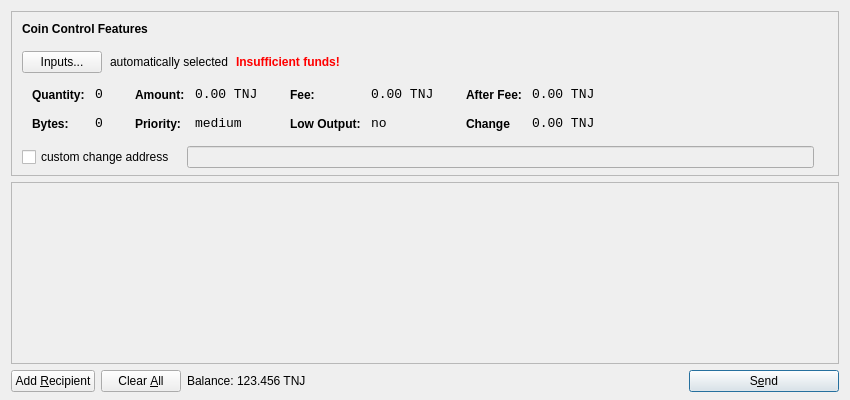
<?xml version="1.0" encoding="UTF-8"?>
<ui version="4.0">
 <class>SendCoinsDialog</class>
 <widget class="QDialog" name="SendCoinsDialog">
  <property name="geometry">
   <rect>
    <x>0</x>
    <y>0</y>
    <width>850</width>
    <height>400</height>
   </rect>
  </property>
  <property name="windowTitle">
   <string>Send Coins</string>
  </property>
  <layout class="QVBoxLayout" name="verticalLayout" stretch="0,1,0">
   <property name="bottomMargin">
    <number>8</number>
   </property>
   <item>
    <widget class="QFrame" name="frameCoinControl">
     <property name="sizePolicy">
      <sizepolicy hsizetype="Expanding" vsizetype="Expanding">
       <horstretch>0</horstretch>
       <verstretch>0</verstretch>
      </sizepolicy>
     </property>
     <property name="maximumSize">
      <size>
       <width>16777215</width>
       <height>16777215</height>
      </size>
     </property>
     <property name="frameShape">
      <enum>QFrame::StyledPanel</enum>
     </property>
     <property name="frameShadow">
      <enum>QFrame::Sunken</enum>
     </property>
     <layout class="QVBoxLayout" name="verticalLayoutCoinControl2">
      <property name="spacing">
       <number>-1</number>
      </property>
      <property name="leftMargin">
       <number>0</number>
      </property>
      <property name="topMargin">
       <number>0</number>
      </property>
      <property name="rightMargin">
       <number>0</number>
      </property>
      <property name="bottomMargin">
       <number>6</number>
      </property>
      <item>
       <layout class="QVBoxLayout" name="verticalLayoutCoinControl" stretch="0,0,0,0,1">
        <property name="spacing">
         <number>0</number>
        </property>
        <property name="leftMargin">
         <number>10</number>
        </property>
        <property name="topMargin">
         <number>10</number>
        </property>
        <item>
         <layout class="QHBoxLayout" name="horizontalLayoutCoinControl1">
          <property name="bottomMargin">
           <number>15</number>
          </property>
          <item>
           <widget class="QLabel" name="labelCoinControlFeatures">
            <property name="sizePolicy">
             <sizepolicy hsizetype="Preferred" vsizetype="Maximum">
              <horstretch>0</horstretch>
              <verstretch>0</verstretch>
             </sizepolicy>
            </property>
            <property name="font">
             <font>
              <weight>75</weight>
              <bold>true</bold>
             </font>
            </property>
            <property name="styleSheet">
             <string notr="true">font-weight:bold;</string>
            </property>
            <property name="text">
             <string>Coin Control Features</string>
            </property>
           </widget>
          </item>
         </layout>
        </item>
        <item>
         <layout class="QHBoxLayout" name="horizontalLayoutCoinControl2" stretch="0,0,0,0">
          <property name="spacing">
           <number>8</number>
          </property>
          <property name="bottomMargin">
           <number>10</number>
          </property>
          <item>
           <widget class="QPushButton" name="pushButtonCoinControl">
            <property name="styleSheet">
             <string notr="true"/>
            </property>
            <property name="text">
             <string>Inputs...</string>
            </property>
           </widget>
          </item>
          <item>
           <widget class="QLabel" name="labelCoinControlAutomaticallySelected">
            <property name="text">
             <string>automatically selected</string>
            </property>
            <property name="margin">
             <number>5</number>
            </property>
           </widget>
          </item>
          <item>
           <widget class="QLabel" name="labelCoinControlInsuffFunds">
            <property name="font">
             <font>
              <weight>75</weight>
              <bold>true</bold>
             </font>
            </property>
            <property name="styleSheet">
             <string notr="true">color:red;font-weight:bold;</string>
            </property>
            <property name="text">
             <string>Insufficient funds!</string>
            </property>
            <property name="margin">
             <number>5</number>
            </property>
           </widget>
          </item>
          <item>
           <spacer name="horizontalSpacerCoinControl">
            <property name="orientation">
             <enum>Qt::Horizontal</enum>
            </property>
            <property name="sizeHint" stdset="0">
             <size>
              <width>40</width>
              <height>1</height>
             </size>
            </property>
           </spacer>
          </item>
         </layout>
        </item>
        <item>
         <widget class="QWidget" name="widgetCoinControl" native="true">
          <property name="sizePolicy">
           <sizepolicy hsizetype="Preferred" vsizetype="Preferred">
            <horstretch>0</horstretch>
            <verstretch>0</verstretch>
           </sizepolicy>
          </property>
          <property name="minimumSize">
           <size>
            <width>0</width>
            <height>0</height>
           </size>
          </property>
          <property name="styleSheet">
           <string notr="true"/>
          </property>
          <layout class="QHBoxLayout" name="horizontalLayoutCoinControl5">
           <property name="margin">
            <number>0</number>
           </property>
           <item>
            <layout class="QHBoxLayout" name="horizontalLayoutCoinControl3" stretch="0,0,0,1">
             <property name="spacing">
              <number>20</number>
             </property>
             <property name="topMargin">
              <number>0</number>
             </property>
             <property name="bottomMargin">
              <number>10</number>
             </property>
             <item>
              <layout class="QFormLayout" name="formLayoutCoinControl1">
               <property name="horizontalSpacing">
                <number>10</number>
               </property>
               <property name="verticalSpacing">
                <number>14</number>
               </property>
               <property name="leftMargin">
                <number>10</number>
               </property>
               <property name="topMargin">
                <number>4</number>
               </property>
               <property name="rightMargin">
                <number>6</number>
               </property>
               <item row="0" column="0">
                <widget class="QLabel" name="labelCoinControlQuantityText">
                 <property name="styleSheet">
                  <string notr="true">font-weight:bold;</string>
                 </property>
                 <property name="text">
                  <string>Quantity:</string>
                 </property>
                 <property name="margin">
                  <number>0</number>
                 </property>
                </widget>
               </item>
               <item row="0" column="1">
                <widget class="QLabel" name="labelCoinControlQuantity">
                 <property name="font">
                  <font>
                   <family>Monospace</family>
                   <pointsize>10</pointsize>
                  </font>
                 </property>
                 <property name="cursor">
                  <cursorShape>IBeamCursor</cursorShape>
                 </property>
                 <property name="contextMenuPolicy">
                  <enum>Qt::ActionsContextMenu</enum>
                 </property>
                 <property name="text">
                  <string>0</string>
                 </property>
                 <property name="margin">
                  <number>0</number>
                 </property>
                 <property name="textInteractionFlags">
                  <set>Qt::LinksAccessibleByMouse|Qt::TextSelectableByKeyboard|Qt::TextSelectableByMouse</set>
                 </property>
                </widget>
               </item>
               <item row="1" column="0">
                <widget class="QLabel" name="labelCoinControlBytesText">
                 <property name="styleSheet">
                  <string notr="true">font-weight:bold;</string>
                 </property>
                 <property name="text">
                  <string>Bytes:</string>
                 </property>
                </widget>
               </item>
               <item row="1" column="1">
                <widget class="QLabel" name="labelCoinControlBytes">
                 <property name="font">
                  <font>
                   <family>Monospace</family>
                   <pointsize>10</pointsize>
                  </font>
                 </property>
                 <property name="cursor">
                  <cursorShape>IBeamCursor</cursorShape>
                 </property>
                 <property name="contextMenuPolicy">
                  <enum>Qt::ActionsContextMenu</enum>
                 </property>
                 <property name="text">
                  <string>0</string>
                 </property>
                 <property name="textInteractionFlags">
                  <set>Qt::LinksAccessibleByMouse|Qt::TextSelectableByKeyboard|Qt::TextSelectableByMouse</set>
                 </property>
                </widget>
               </item>
              </layout>
             </item>
             <item>
              <layout class="QFormLayout" name="formLayoutCoinControl2">
               <property name="horizontalSpacing">
                <number>10</number>
               </property>
               <property name="verticalSpacing">
                <number>14</number>
               </property>
               <property name="leftMargin">
                <number>6</number>
               </property>
               <property name="topMargin">
                <number>4</number>
               </property>
               <property name="rightMargin">
                <number>6</number>
               </property>
               <item row="0" column="0">
                <widget class="QLabel" name="labelCoinControlAmountText">
                 <property name="styleSheet">
                  <string notr="true">font-weight:bold;</string>
                 </property>
                 <property name="text">
                  <string>Amount:</string>
                 </property>
                 <property name="margin">
                  <number>0</number>
                 </property>
                </widget>
               </item>
               <item row="0" column="1">
                <widget class="QLabel" name="labelCoinControlAmount">
                 <property name="font">
                  <font>
                   <family>Monospace</family>
                   <pointsize>10</pointsize>
                  </font>
                 </property>
                 <property name="cursor">
                  <cursorShape>IBeamCursor</cursorShape>
                 </property>
                 <property name="contextMenuPolicy">
                  <enum>Qt::ActionsContextMenu</enum>
                 </property>
                 <property name="text">
                  <string>0.00 TNJ</string>
                 </property>
                 <property name="textInteractionFlags">
                  <set>Qt::LinksAccessibleByMouse|Qt::TextSelectableByKeyboard|Qt::TextSelectableByMouse</set>
                 </property>
                </widget>
               </item>
               <item row="1" column="0">
                <widget class="QLabel" name="labelCoinControlPriorityText">
                 <property name="styleSheet">
                  <string notr="true">font-weight:bold;</string>
                 </property>
                 <property name="text">
                  <string>Priority:</string>
                 </property>
                </widget>
               </item>
               <item row="1" column="1">
                <widget class="QLabel" name="labelCoinControlPriority">
                 <property name="font">
                  <font>
                   <family>Monospace</family>
                   <pointsize>10</pointsize>
                  </font>
                 </property>
                 <property name="cursor">
                  <cursorShape>IBeamCursor</cursorShape>
                 </property>
                 <property name="contextMenuPolicy">
                  <enum>Qt::ActionsContextMenu</enum>
                 </property>
                 <property name="text">
                  <string>medium</string>
                 </property>
                 <property name="textInteractionFlags">
                  <set>Qt::LinksAccessibleByMouse|Qt::TextSelectableByKeyboard|Qt::TextSelectableByMouse</set>
                 </property>
                </widget>
               </item>
              </layout>
             </item>
             <item>
              <layout class="QFormLayout" name="formLayoutCoinControl3">
               <property name="horizontalSpacing">
                <number>10</number>
               </property>
               <property name="verticalSpacing">
                <number>14</number>
               </property>
               <property name="leftMargin">
                <number>6</number>
               </property>
               <property name="topMargin">
                <number>4</number>
               </property>
               <property name="rightMargin">
                <number>6</number>
               </property>
               <item row="0" column="0">
                <widget class="QLabel" name="labelCoinControlFeeText">
                 <property name="styleSheet">
                  <string notr="true">font-weight:bold;</string>
                 </property>
                 <property name="text">
                  <string>Fee:</string>
                 </property>
                 <property name="margin">
                  <number>0</number>
                 </property>
                </widget>
               </item>
               <item row="0" column="1">
                <widget class="QLabel" name="labelCoinControlFee">
                 <property name="font">
                  <font>
                   <family>Monospace</family>
                   <pointsize>10</pointsize>
                  </font>
                 </property>
                 <property name="cursor">
                  <cursorShape>IBeamCursor</cursorShape>
                 </property>
                 <property name="contextMenuPolicy">
                  <enum>Qt::ActionsContextMenu</enum>
                 </property>
                 <property name="text">
                  <string>0.00 TNJ</string>
                 </property>
                 <property name="textInteractionFlags">
                  <set>Qt::LinksAccessibleByMouse|Qt::TextSelectableByKeyboard|Qt::TextSelectableByMouse</set>
                 </property>
                </widget>
               </item>
               <item row="1" column="0">
                <widget class="QLabel" name="labelCoinControlLowOutputText">
                 <property name="styleSheet">
                  <string notr="true">font-weight:bold;</string>
                 </property>
                 <property name="text">
                  <string>Low Output:</string>
                 </property>
                </widget>
               </item>
               <item row="1" column="1">
                <widget class="QLabel" name="labelCoinControlLowOutput">
                 <property name="font">
                  <font>
                   <family>Monospace</family>
                   <pointsize>10</pointsize>
                  </font>
                 </property>
                 <property name="cursor">
                  <cursorShape>IBeamCursor</cursorShape>
                 </property>
                 <property name="contextMenuPolicy">
                  <enum>Qt::ActionsContextMenu</enum>
                 </property>
                 <property name="text">
                  <string>no</string>
                 </property>
                 <property name="textInteractionFlags">
                  <set>Qt::LinksAccessibleByMouse|Qt::TextSelectableByKeyboard|Qt::TextSelectableByMouse</set>
                 </property>
                </widget>
               </item>
              </layout>
             </item>
             <item>
              <layout class="QFormLayout" name="formLayoutCoinControl4">
               <property name="horizontalSpacing">
                <number>10</number>
               </property>
               <property name="verticalSpacing">
                <number>14</number>
               </property>
               <property name="leftMargin">
                <number>6</number>
               </property>
               <property name="topMargin">
                <number>4</number>
               </property>
               <property name="rightMargin">
                <number>6</number>
               </property>
               <item row="0" column="0">
                <widget class="QLabel" name="labelCoinControlAfterFeeText">
                 <property name="styleSheet">
                  <string notr="true">font-weight:bold;</string>
                 </property>
                 <property name="text">
                  <string>After Fee:</string>
                 </property>
                 <property name="margin">
                  <number>0</number>
                 </property>
                </widget>
               </item>
               <item row="0" column="1">
                <widget class="QLabel" name="labelCoinControlAfterFee">
                 <property name="font">
                  <font>
                   <family>Monospace</family>
                   <pointsize>10</pointsize>
                  </font>
                 </property>
                 <property name="cursor">
                  <cursorShape>IBeamCursor</cursorShape>
                 </property>
                 <property name="contextMenuPolicy">
                  <enum>Qt::ActionsContextMenu</enum>
                 </property>
                 <property name="text">
                  <string>0.00 TNJ</string>
                 </property>
                 <property name="textInteractionFlags">
                  <set>Qt::LinksAccessibleByMouse|Qt::TextSelectableByKeyboard|Qt::TextSelectableByMouse</set>
                 </property>
                </widget>
               </item>
               <item row="1" column="0">
                <widget class="QLabel" name="labelCoinControlChangeText">
                 <property name="styleSheet">
                  <string notr="true">font-weight:bold;</string>
                 </property>
                 <property name="text">
                  <string>Change</string>
                 </property>
                </widget>
               </item>
               <item row="1" column="1">
                <widget class="QLabel" name="labelCoinControlChange">
                 <property name="font">
                  <font>
                   <family>Monospace</family>
                   <pointsize>10</pointsize>
                  </font>
                 </property>
                 <property name="cursor">
                  <cursorShape>IBeamCursor</cursorShape>
                 </property>
                 <property name="contextMenuPolicy">
                  <enum>Qt::ActionsContextMenu</enum>
                 </property>
                 <property name="text">
                  <string>0.00 TNJ</string>
                 </property>
                 <property name="textInteractionFlags">
                  <set>Qt::LinksAccessibleByMouse|Qt::TextSelectableByKeyboard|Qt::TextSelectableByMouse</set>
                 </property>
                </widget>
               </item>
              </layout>
             </item>
            </layout>
           </item>
          </layout>
         </widget>
        </item>
        <item>
         <layout class="QHBoxLayout" name="horizontalLayoutCoinControl4" stretch="0,0,0">
          <property name="spacing">
           <number>12</number>
          </property>
          <property name="sizeConstraint">
           <enum>QLayout::SetDefaultConstraint</enum>
          </property>
          <property name="topMargin">
           <number>5</number>
          </property>
          <property name="rightMargin">
           <number>5</number>
          </property>
          <item>
           <widget class="QCheckBox" name="checkBoxCoinControlChange">
            <property name="text">
             <string>custom change address</string>
            </property>
           </widget>
          </item>
          <item>
           <widget class="QLineEdit" name="lineEditCoinControlChange">
            <property name="enabled">
             <bool>false</bool>
            </property>
            <property name="sizePolicy">
             <sizepolicy hsizetype="Expanding" vsizetype="Fixed">
              <horstretch>0</horstretch>
              <verstretch>0</verstretch>
             </sizepolicy>
            </property>
           </widget>
          </item>
          <item>
           <widget class="QLabel" name="labelCoinControlChangeLabel">
            <property name="sizePolicy">
             <sizepolicy hsizetype="Preferred" vsizetype="Expanding">
              <horstretch>0</horstretch>
              <verstretch>0</verstretch>
             </sizepolicy>
            </property>
            <property name="minimumSize">
             <size>
              <width>0</width>
              <height>0</height>
             </size>
            </property>
            <property name="text">
             <string/>
            </property>
            <property name="margin">
             <number>3</number>
            </property>
           </widget>
          </item>
         </layout>
        </item>
        <item>
         <spacer name="verticalSpacerCoinControl">
          <property name="orientation">
           <enum>Qt::Vertical</enum>
          </property>
          <property name="sizeHint" stdset="0">
           <size>
            <width>800</width>
            <height>1</height>
           </size>
          </property>
         </spacer>
        </item>
       </layout>
      </item>
     </layout>
    </widget>
   </item>
   <item>
    <widget class="QScrollArea" name="scrollArea">
     <property name="widgetResizable">
      <bool>true</bool>
     </property>
     <widget class="QWidget" name="scrollAreaWidgetContents">
      <property name="geometry">
       <rect>
        <x>0</x>
        <y>0</y>
        <width>830</width>
        <height>165</height>
       </rect>
      </property>
      <layout class="QVBoxLayout" name="verticalLayout_2">
       <property name="margin">
        <number>0</number>
       </property>
       <item>
        <layout class="QVBoxLayout" name="entries">
         <property name="spacing">
          <number>6</number>
         </property>
        </layout>
       </item>
       <item>
        <spacer name="verticalSpacer">
         <property name="orientation">
          <enum>Qt::Vertical</enum>
         </property>
         <property name="sizeHint" stdset="0">
          <size>
           <width>20</width>
           <height>40</height>
          </size>
         </property>
        </spacer>
       </item>
      </layout>
     </widget>
    </widget>
   </item>
   <item>
    <layout class="QHBoxLayout" name="horizontalLayout">
     <item>
      <widget class="QPushButton" name="addButton">
       <property name="toolTip">
        <string>Send to multiple recipients at once</string>
       </property>
       <property name="text">
        <string>Add &amp;Recipient</string>
       </property>
       <property name="icon">
        <iconset resource="../bitcoin.qrc">
         <normaloff>:/icons/add</normaloff>:/icons/add</iconset>
       </property>
       <property name="autoDefault">
        <bool>false</bool>
       </property>
      </widget>
     </item>
     <item>
      <widget class="QPushButton" name="clearButton">
       <property name="sizePolicy">
        <sizepolicy hsizetype="Minimum" vsizetype="Fixed">
         <horstretch>0</horstretch>
         <verstretch>0</verstretch>
        </sizepolicy>
       </property>
       <property name="toolTip">
        <string>Remove all transaction fields</string>
       </property>
       <property name="text">
        <string>Clear &amp;All</string>
       </property>
       <property name="icon">
        <iconset resource="../bitcoin.qrc">
         <normaloff>:/icons/remove</normaloff>:/icons/remove</iconset>
       </property>
       <property name="autoRepeatDelay">
        <number>300</number>
       </property>
       <property name="autoDefault">
        <bool>false</bool>
       </property>
      </widget>
     </item>
     <item>
      <layout class="QHBoxLayout" name="horizontalLayout_2">
       <property name="spacing">
        <number>3</number>
       </property>
       <item>
        <widget class="QLabel" name="label">
         <property name="sizePolicy">
          <sizepolicy hsizetype="Preferred" vsizetype="Fixed">
           <horstretch>0</horstretch>
           <verstretch>0</verstretch>
          </sizepolicy>
         </property>
         <property name="text">
          <string>Balance:</string>
         </property>
        </widget>
       </item>
       <item>
        <widget class="QLabel" name="labelBalance">
         <property name="sizePolicy">
          <sizepolicy hsizetype="Preferred" vsizetype="Fixed">
           <horstretch>0</horstretch>
           <verstretch>0</verstretch>
          </sizepolicy>
         </property>
         <property name="cursor">
          <cursorShape>IBeamCursor</cursorShape>
         </property>
         <property name="text">
          <string>123.456 TNJ</string>
         </property>
         <property name="textInteractionFlags">
          <set>Qt::LinksAccessibleByMouse|Qt::TextSelectableByKeyboard|Qt::TextSelectableByMouse</set>
         </property>
        </widget>
       </item>
      </layout>
     </item>
     <item>
      <spacer name="horizontalSpacer">
       <property name="orientation">
        <enum>Qt::Horizontal</enum>
       </property>
       <property name="sizeHint" stdset="0">
        <size>
         <width>40</width>
         <height>20</height>
        </size>
       </property>
      </spacer>
     </item>
     <item>
      <widget class="QPushButton" name="sendButton">
       <property name="minimumSize">
        <size>
         <width>150</width>
         <height>0</height>
        </size>
       </property>
       <property name="toolTip">
        <string>Confirm the send action</string>
       </property>
       <property name="text">
        <string>S&amp;end</string>
       </property>
       <property name="icon">
        <iconset resource="../bitcoin.qrc">
         <normaloff>:/icons/send</normaloff>:/icons/send</iconset>
       </property>
       <property name="default">
        <bool>true</bool>
       </property>
      </widget>
     </item>
    </layout>
   </item>
  </layout>
 </widget>
 <resources>
  <include location="../bitcoin.qrc"/>
 </resources>
 <connections/>
</ui>
